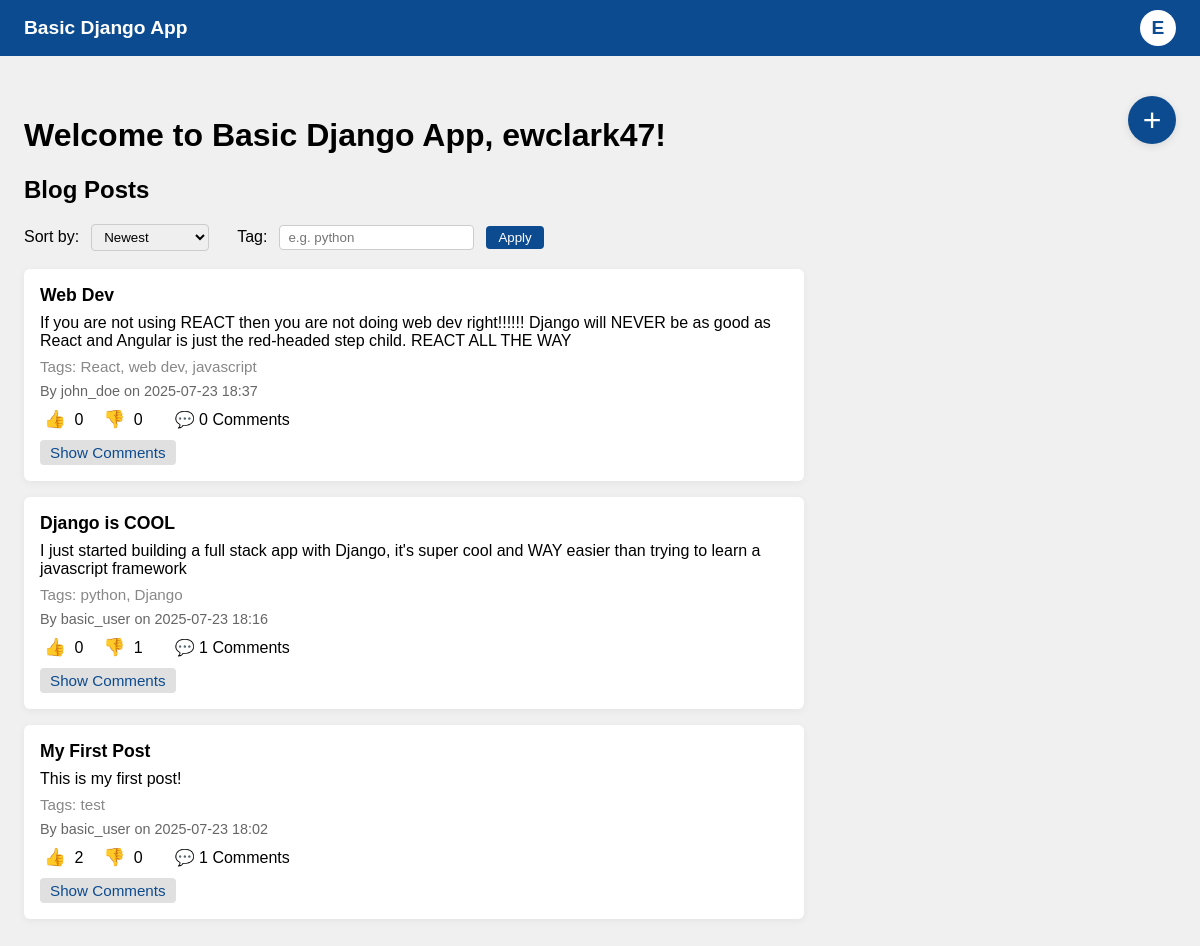
The page / (signed in) on the database its author committed.
### basic_django_app/models.py (models this page shows, shortened)
class BlogPost(models.Model):
    title = models.CharField(max_length=200)
    body = models.TextField()
    tags = models.CharField(max_length=200, blank=True)
    author = models.ForeignKey(User, on_delete=models.CASCADE)
    created_at = models.DateTimeField(auto_now_add=True)

### basic_django_app/views.py (the view, shortened to what this page needs)
# urls.py: path('', views.index, name='index'),
def index(request):
    if request.user.is_authenticated:
        if request.method == 'POST' and request.POST.get('action') in ['like', 'dislike'] and request.POST.get('post_id'):
            post_id = request.POST.get('post_id')
            value = 1 if request.POST.get('action') == 'like' else -1
            post = BlogPost.objects.get(id=post_id)
            obj, created = LikeDislike.objects.update_or_create(user=request.user, post=post, defaults={'value': value})
            return redirect('/')
        sort = request.GET.get('sort', 'newest')
        tag_filter = request.GET.get('tag', '').strip()
        posts_qs = BlogPost.objects.all()
        if tag_filter:
            posts_qs = posts_qs.filter(tags__icontains=tag_filter)
        if sort == 'most_liked':
            posts_qs = sorted(posts_qs, key=lambda p: p.likes_dislikes.filter(value=1).count(), reverse=True)
        elif sort == 'most_disliked':
            posts_qs = sorted(posts_qs, key=lambda p: p.likes_dislikes.filter(value=-1).count(), reverse=True)
        else:
            posts_qs = posts_qs.order_by('-created_at')
        open_comments = request.GET.get('open_comments')
        post_data = []
        for post in posts_qs:
            likes = post.likes_dislikes.filter(value=1).count()
            dislikes = post.likes_dislikes.filter(value=-1).count()
            comments = []
            for comment in post.comments.order_by('-created_at'):
                c_likes = comment.likes_dislikes.filter(value=1).count()
                c_dislikes = comment.likes_dislikes.filter(value=-1).count()
                c_user_like = None
                if request.user.is_authenticated:
                    try:
                        c_user_like = CommentLikeDislike.objects.get(user=request.user, comment=comment).value
                    except CommentLikeDislike.DoesNotExist:
                        c_user_like = None
                comments.append({
                    'comment': comment,
                    'likes': c_likes,
                    'dislikes': c_dislikes,
                    'user_like': c_user_like,
                })
            user_like = None
            if request.user.is_authenticated:
                try:
                    user_like = LikeDislike.objects.get(user=request.user, post=post).value
                except LikeDislike.DoesNotExist:
                    user_like = None
            post_data.append({
                'post': post,
                'likes': likes,
                'dislikes': dislikes,
                'comments': comments,
                'user_like': user_like,
                'open_comments': str(post.id) == open_comments,
            })
        return render(request, 'basic_django_app/home.html', {
            'user': request.user,
            'message': request.GET.get('message'),
            'posts': post_data,
            'sort': sort,
            'tag_filter': tag_filter,
        })

### basic_django_app/templates/basic_django_app/home.html (shortened to what this page needs)
<!DOCTYPE html>
<html lang="en">
<head>
</head>
<body>
    <div class="top-bar">
        <div class="app-title">Basic Django App</div>
        <div class="user-menu">
            <div class="user-circle" id="userCircle">{{ user.username|first|upper }}</div>
        </div>
    </div>
    <div class="main-content" style="display: flex; gap: 32px; align-items: flex-start;">
        <div style="flex: 1;">
            <h1>Welcome to Basic Django App, {{ user.username }}!</h1>
            <h2>Blog Posts</h2>
            <form method="get" style="margin-bottom: 18px; display: flex; gap: 12px; align-items: center;">
                <label for="sort">Sort by:</label>
                <select name="sort" id="sort" onchange="this.form.submit()" style="padding: 4px 8px; border-radius: 4px; border: 1px solid #ccc;">
                    <option value="newest" {% if sort == 'newest' %}selected{% endif %}>Newest</option>
                </select>
                <label for="tag" style="margin-left: 16px;">Tag:</label>
                <input type="text" name="tag" id="tag" value="{{ tag_filter }}" placeholder="e.g. python" style="padding: 4px 8px; border-radius: 4px; border: 1px solid #ccc;">
                <button type="submit" style="background: #0c4b8f; color: #fff; border: none; border-radius: 4px; padding: 4px 12px; cursor: pointer;">Apply</button>
            </form>
            {% for post in posts %}
                <div style="background: #fff; border-radius: 6px; box-shadow: 0 2px 8px rgba(0,0,0,0.05); padding: 16px; margin-bottom: 16px; position: relative;">
                    <div style="font-size: 1.1em; font-weight: bold;">{{ post.post.title }}</div>
                    <div style="margin: 8px 0;">{{ post.post.body }}</div>
                    {% if post.post.tags %}<div style="color: #888; font-size: 0.95em;">Tags: {{ post.post.tags }}</div>{% endif %}
                    <div style="font-size: 0.9em; color: #666; margin-top: 8px;">By {{ post.post.author.username }} on {{ post.post.created_at|date:"Y-m-d H:i" }}</div>
                    <div style="display: flex; align-items: center; gap: 16px; margin-top: 10px;">
                        <form method="post" style="display: inline;">
                            <button type="submit" class="like-btn{% if post.user_like == 1 %} liked{% endif %}">&#128077;</button>
                            <span>{{ post.likes }}</span>
                        </form>
                        <form method="post" style="display: inline;">
                            <button type="submit" class="dislike-btn{% if post.user_like == -1 %} disliked{% endif %}">&#128078;</button>
                            <span>{{ post.dislikes }}</span>
                        </form>
                        <span style="margin-left: 16px;">&#128172; <span id="comment-count-{{ post.post.id }}">{{ post.comments|length }}</span> Comments</span>
                    </div>
                    <div style="margin-top: 10px;">
                        <button class="toggle-comments" data-post-id="{{ post.post.id }}" style="background: #e0e0e0; color: #0c4b8f; border: none; border-radius: 4px; padding: 4px 10px; cursor: pointer; font-size: 0.95em;">Show Comments</button>
                    </div>
                </div>
            {% empty %}
                <div>No blog posts yet.</div>
            {% endfor %}
        </div>
        <div style="width: 340px; position: relative;">
            <button id="plusBtn" style="position: absolute; top: 0; right: 0; width: 48px; height: 48px; border-radius: 50%; background: #0c4b8f; color: #fff; border: none; font-size: 2em; cursor: pointer; box-shadow: 0 2px 8px rgba(0,0,0,0.10);">+</button>
        </div>
    </div>
</body>
</html>

### basic_django_app/templates/basic_django_app/home.html (style rules this page uses)
body { margin: 0; font-family: Arial, sans-serif; background: #f0f0f0; }
.top-bar { width: 100%; background: #0c4b8f; color: #fff; padding: 0 24px; height: 56px; display: flex; align-items: center; justify-content: space-between; box-sizing: border-box; }
.app-title { font-size: 1.2em; font-weight: bold; }
.user-menu { position: relative; display: inline-block; }
.user-circle { width: 36px; height: 36px; background: #fff; color: #0c4b8f; border-radius: 50%; display: flex; align-items: center; justify-content: center; font-size: 1.2em; font-weight: bold; cursor: pointer; transition: background 0.2s; }
.main-content { padding: 40px 24px; }
.like-btn, .dislike-btn { background: none; border: none; font-size: 1.1em; cursor: pointer; color: #888; padding: 0 4px; }
.like-btn.liked { color: #0c4b8f; font-weight: bold; }

### rows shown on the page
BlogPost: post "Web Dev", post.body "If you are not using REACT then you are not doing web dev right!!!!!! Django will NEVER be as good as React and Angular is just the red-headed step child. REACT ALL THE WAY", post.tags "React, web dev, javascript", post.author.username "john_doe", post.created_at "2025-07-23 18:37", likes "0", dislikes "0", comments|length "0"
BlogPost: post "Django is COOL", post.body "I just started building a full stack app with Django, it's super cool and WAY easier than trying to learn a javascript framework", post.tags "python, Django", post.author.username "basic_user", post.created_at "2025-07-23 18:16", likes "0", dislikes "1", comments|length "1"
BlogPost: post "My First Post", post.body "This is my first post!", post.tags "test", post.author.username "basic_user", post.created_at "2025-07-23 18:02", likes "2", dislikes "0", comments|length "1"

### other values the page prints
{{ user.username|first|upper }} "E"
{{ user.username }} "ewclark47"
